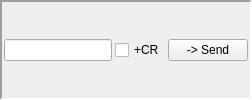
     <widget class="QFrame" name="frame_2">
      <property name="sizePolicy">
       <sizepolicy hsizetype="Preferred" vsizetype="Minimum">
        <horstretch>0</horstretch>
        <verstretch>0</verstretch>
       </sizepolicy>
      </property>
      <property name="frameShape">
       <enum>QFrame::Panel</enum>
      </property>
      <property name="frameShadow">
       <enum>QFrame::Sunken</enum>
      </property>
      <property name="lineWidth">
       <number>2</number>
      </property>
      <layout class="QGridLayout" name="gridLayout_11">
       <property name="leftMargin">
        <number>2</number>
       </property>
       <property name="topMargin">
        <number>2</number>
       </property>
       <property name="rightMargin">
        <number>2</number>
       </property>
       <property name="bottomMargin">
        <number>2</number>
       </property>
       <property name="spacing">
        <number>3</number>
       </property>
       <item row="0" column="0">
        <widget class="QLineEdit" name="leUART_Transmit_Macro"/>
       </item>
       <item row="0" column="1">
        <widget class="QCheckBox" name="cbUART_Transmit_Macro_CRadd">
         <property name="text">
          <string>+CR</string>
         </property>
        </widget>
       </item>
       <item row="0" column="2">
        <widget class="QPushButton" name="pbUART_Send">
         <property name="text">
          <string>-&gt; Send</string>
         </property>
        </widget>
       </item>
      </layout>
     </widget>
